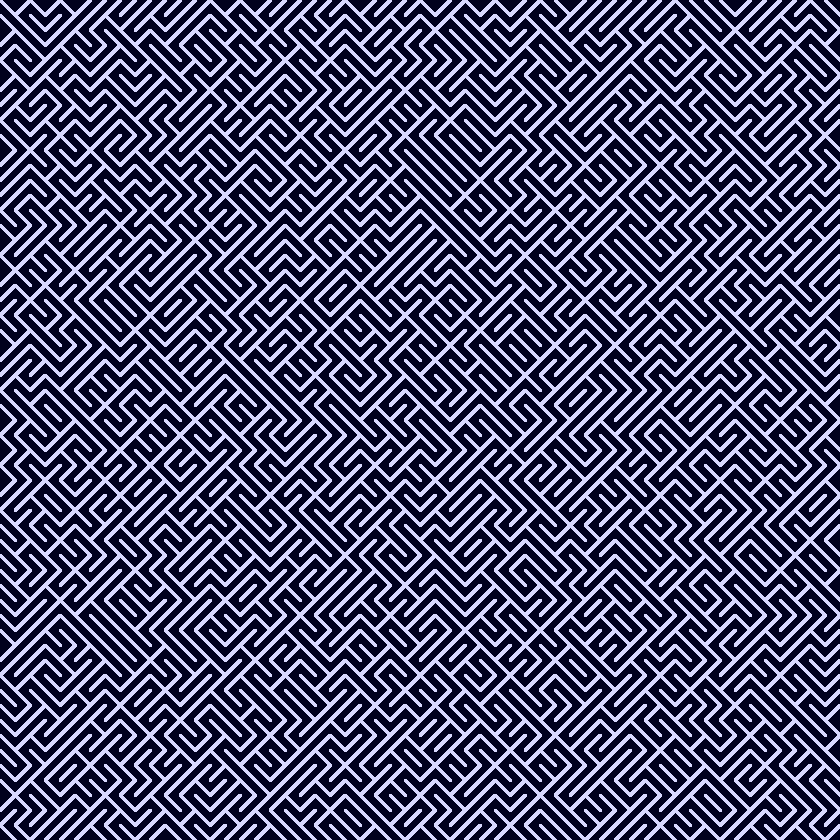
Frame 1 (no input)
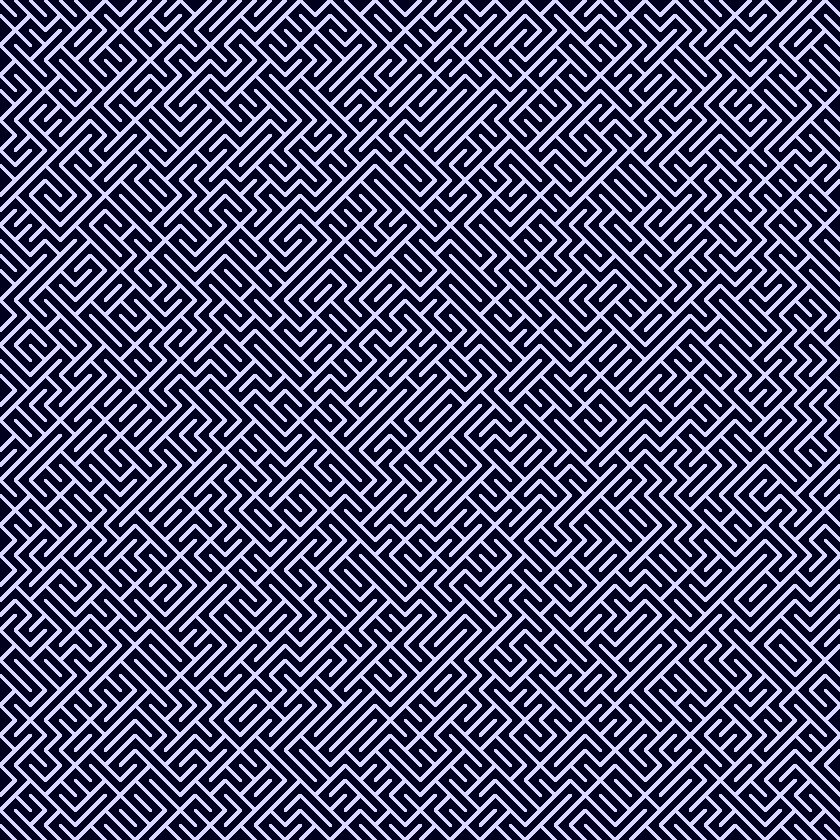
Frame 60 (the mouse pressed at the canvas centre just before this capture)
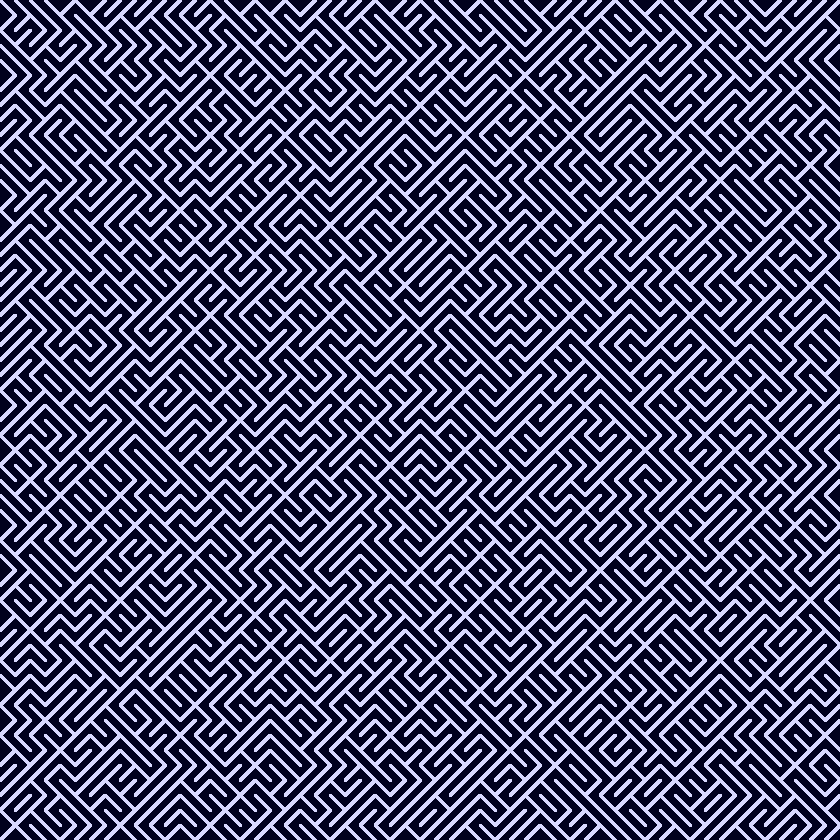
Frame 120 (the mouse held since frame 60 and released just before this capture)

The Processing sketch that drew these frames (run headless with seeded random() and noise(); from frame 60 on, the mouse is pressed at the canvas centre):

// Processing sketch: Kunst2
// ── Kunst2.pde
//PImage img;
int s = 840;  // s7b needs to be int
int b = 56;
int a = s/b;

float rs = 0.553;
float sum_rs = 0;
float count_rs = 0;

boolean[][] r = new boolean[b][b];

void setup(){
  //img = createImage(1200,1200,RGB);
  //save("kunst.png");
  //img.save("kunst.png");
  size(840, 840);
  strokeWeight(4);
  noSmooth();
  stroke(215, 215, 255);
  frameRate(4);
}

void draw(){
  background(0, 0, 30);
  
  for (int x=0; x<b; x++) {
    for (int y=0; y<b; y++) {
      float rnd = random(1);
      
      if(x>0 && y>0 && r[x-1][y-1] && !r[x-1][y] && !r[x][y-1]) r[x][y] = false;
      else if (rnd<rs) r[x][y] = true;
      else r[x][y] = false;
    }
  }
  
  for (int x=0; x<b; x++) {
    pushMatrix();
    for (int y=0; y<b; y++) {
      if (r[x][y]) line(a, 0, 0, a);
      else line(0, 0, a, a);
      translate(a, 0);
    }
    popMatrix();
    translate(0, a);
  }
  
  int c_all = b*b;
  int c_true = 0;
  for (int x=0; x<b; x++) {
    for (int y=0; y<b; y++) {
      if(r[x][y]) c_true++;
    }
  }
  float new_rs = 1.0 * c_true/c_all;
  System.out.println(new_rs + " for "+rs+"   best: "+sum_rs/count_rs);
  rs = rs + (0.5 - new_rs)/100.0;
  
  sum_rs += rs;
  count_rs++;
  
  if(frameCount == 100) save("kunst.png");
}
